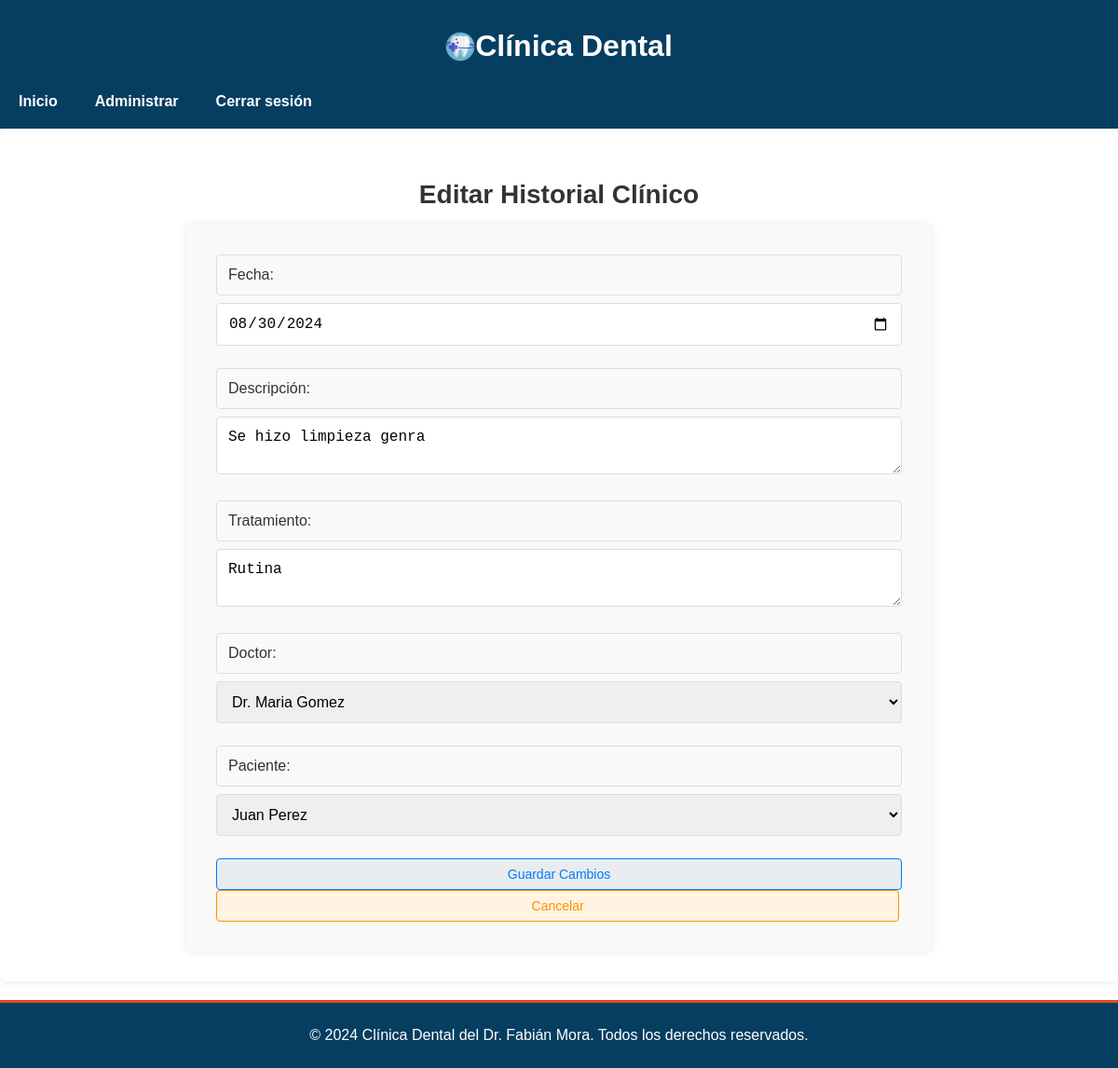
The app's page /Admin/editar_historial.php?id=3 (signed in) with its own data.
### tables this page shows
CREATE TABLE `historial_clinico` (
  `id` int(11) NOT NULL,
  `paciente_id` int(11) NOT NULL,
  `fecha` date NOT NULL,
  `descripcion` text DEFAULT NULL,
  `tratamiento` text DEFAULT NULL,
  `doctor_id` int(11) NOT NULL
);

CREATE TABLE `doctores` (
  `id` int(11) NOT NULL,
  `usuario_id` int(11) DEFAULT NULL,
  `especialidad` varchar(100) DEFAULT NULL,
  `sede_id` int(11) DEFAULT NULL,
  `telefono` varchar(20) DEFAULT NULL,
  `nombre` varchar(100) DEFAULT NULL,
  `direccion` varchar(255) NOT NULL,
  `email` varchar(255) DEFAULT NULL,
  `fecha_nacimiento` date DEFAULT NULL
);

CREATE TABLE `pacientes` (
  `id` int(11) NOT NULL,
  `usuario_id` int(11) DEFAULT NULL,
  `fecha_nacimiento` date DEFAULT NULL,
  `direccion` varchar(255) DEFAULT NULL,
  `telefono` varchar(20) DEFAULT NULL,
  `nombre` varchar(255) NOT NULL,
  `email` varchar(255) DEFAULT NULL
);

### Admin/editar_historial.php (the view, shortened to what this page needs)
<?php
require '../Conexion/conexion.php';
$id = $_GET['id'] ?? null;
try {
    $stmt = $pdo->prepare('SELECT hc.*, p.nombre AS nombre_paciente
                          FROM historial_clinico hc
                          JOIN pacientes p ON hc.paciente_id = p.id
                          WHERE hc.id = :id');
    $stmt->execute([':id' => $id]);
    $historial = $stmt->fetch(PDO::FETCH_ASSOC);
    $stmtDoctores = $pdo->query('SELECT id, nombre FROM doctores');
    $doctores = $stmtDoctores->fetchAll(PDO::FETCH_ASSOC);
    $stmtPacientes = $pdo->query('SELECT id, nombre FROM pacientes');
    $pacientes = $stmtPacientes->fetchAll(PDO::FETCH_ASSOC);
} catch (PDOException $e) {
    die('Error al obtener datos: ' . $e->getMessage());
}
?>
<!DOCTYPE html>
<html lang="es">
<head>
    <link rel="stylesheet" href="/css/styles.css">
</head>
<body>
    <header class="header">
        <div class="container">
            <h1 class="logo">
                <img src="/Imagenes/odontologia.png" alt="Logo de Clínica Dental">
                Clínica Dental
            </h1>
            <nav class="nav">
                <ul class="nav-list">
                    <li class="nav-item">
                        <a href="principalAdmin.php" class="nav-link">Inicio</a>
                    </li>
                    <li class="nav-item dropdown">
                        <a href="#" class="nav-link">Administrar</a>
                    </li>
                    <li class="nav-item">
                        <a href="../logout.php" class="nav-link">Cerrar sesión</a>
                    </li>
                </ul>
            </nav>
        </div>
    </header>
    <main>
        <section class="container-principal">
            <h2>Editar Historial Clínico</h2>
            <form method="post" action="editar_historial.php?id=<?php echo htmlspecialchars($id); ?>">
                <div class="form-group">
                    <label for="fecha">Fecha:</label>
                    <input type="date" id="fecha" name="fecha" value="<?php echo htmlspecialchars($historial['fecha']); ?>" required>
                </div>
                <div class="form-group">
                    <label for="descripcion">Descripción:</label>
                    <textarea id="descripcion" name="descripcion" required><?php echo htmlspecialchars($historial['descripcion']); ?></textarea>
                </div>
                <div class="form-group">
                    <label for="tratamiento">Tratamiento:</label>
                    <textarea id="tratamiento" name="tratamiento" required><?php echo htmlspecialchars($historial['tratamiento']); ?></textarea>
                </div>
                <div class="form-group">
                    <label for="doctor_id">Doctor:</label>
                    <select id="doctor_id" name="doctor_id" required>
                        <?php foreach ($doctores as $doctor): ?>
                            <option value="<?php echo htmlspecialchars($doctor['id']); ?>" <?php echo $doctor['id'] == $historial['doctor_id'] ? 'selected' : ''; ?>>
                                <?php echo htmlspecialchars($doctor['nombre']); ?>
                            </option>
                        <?php endforeach; ?>
                    </select>
                </div>
                <div class="form-group">
                    <label for="paciente_id">Paciente:</label>
                    <select id="paciente_id" name="paciente_id" required>
                        <?php foreach ($pacientes as $paciente): ?>
                            <option value="<?php echo htmlspecialchars($paciente['id']); ?>" <?php echo $paciente['id'] == $historial['paciente_id'] ? 'selected' : ''; ?>>
                                <?php echo htmlspecialchars($paciente['nombre']); ?>
                            </option>
                        <?php endforeach; ?>
                    </select>
                </div>
                <button type="submit" class="btn-actualizar">Guardar Cambios</button>
                <a href="ver_historial.php?id=<?php echo htmlspecialchars($historial['id']); ?>" class="btn-cancelar2">Cancelar</a>
            </form>
        </section>
    </main>
</body>
<footer class="footer">
    <div class="container">
        <p>&copy; 2024 Clínica Dental del Dr. Fabián Mora. Todos los derechos reservados.</p>
    </div>
</footer>
</html>

### css/styles.css (style rules this page uses)
body { font-family: 'Arial', sans-serif; margin: 0; padding: 0; }
.header { background: #063e61; color: #fff; padding: 10px 0; justify-content: center; }
.header .logo { display: flex; align-items: center; justify-content: center; }
.header .logo img { max-width: 120px; height: auto; }
.nav { display: flex; justify-content: left; }
.nav .nav-list { list-style: none; padding: 0; margin: 0; text-align: left; display: flex; }
.nav .nav-item { position: relative; }
.nav .nav-link { text-decoration: none; color: #fff; padding: 10px 20px; display: block; font-weight: bold; transition: background 0.3s, color 0.3s; }
body { font-family: 'Arial', sans-serif; color: #333; margin: 0; padding: 0; }
footer { background: #063e61; color: #ffffff; text-align: center; padding: 10px 0; margin-top: 20px; border-top: #e8491d 3px solid; }
.btn-actualizar { display: inline-block; padding: 0.5rem 1rem; font-size: 0.875rem; width: 100%; color: #007bff; background-color: #e9ecef; border: 1px solid #007bff; border-radius: 4px; text-decoration: none; transition: background-color 0.3s, color 0.3s; }
.btn-cancelar2, .btn_cancelar { display: inline-block; padding: 0.5rem 1rem; font-size: 0.875rem; text-align: center; width: 95%; color: #ff9100; background-color: #fff3e2; border: 1px solid #ff9100; border-radius: 4px; text-decoration: none; transition: background-color 0.3s, color 0.3s; }
.container-principal { padding: 2rem; max-width: 1200px; margin: 0 auto; background-color: #ffffff; border-radius: 8px; box-shadow: 0 0 10px rgba(0, 0, 0, 0.1); position: relative; min-height: 600px; display: flex; flex-direction: column; }
form { background-color: #f9f9f9; border: transparent; border-radius: 8px; padding: 2rem; box-shadow: 0 0 10px rgba(0, 0, 0, 0.1); max-width: 800px; width: 100%; margin: 0 auto; box-sizing: border-box; }
h2 { font-size: 1.75rem; color: #333; margin-bottom: 1rem; text-align: center; }
.form-group { margin-bottom: 1.5rem; }
.form-group label { display: block; font-size: 1.1rem; margin-bottom: 0.5rem; color: #333; }
.form-group select, .form-group input, .form-group label, .form-group textarea, .form-group input[type="date"] { width: 100%; padding: 0.75rem; font-size: 1rem; border: 1px solid #ddd; border-radius: 4px; box-sizing: border-box; transition: border-color 0.3s, box-shadow 0.3s; }

### records on screen
historial_clinico: fecha "08/30/2024", descripcion "Se hizo limpieza genra", tratamiento "Rutina", doctor_id "Dr. Maria Gomez", paciente_id "Juan Perez"
